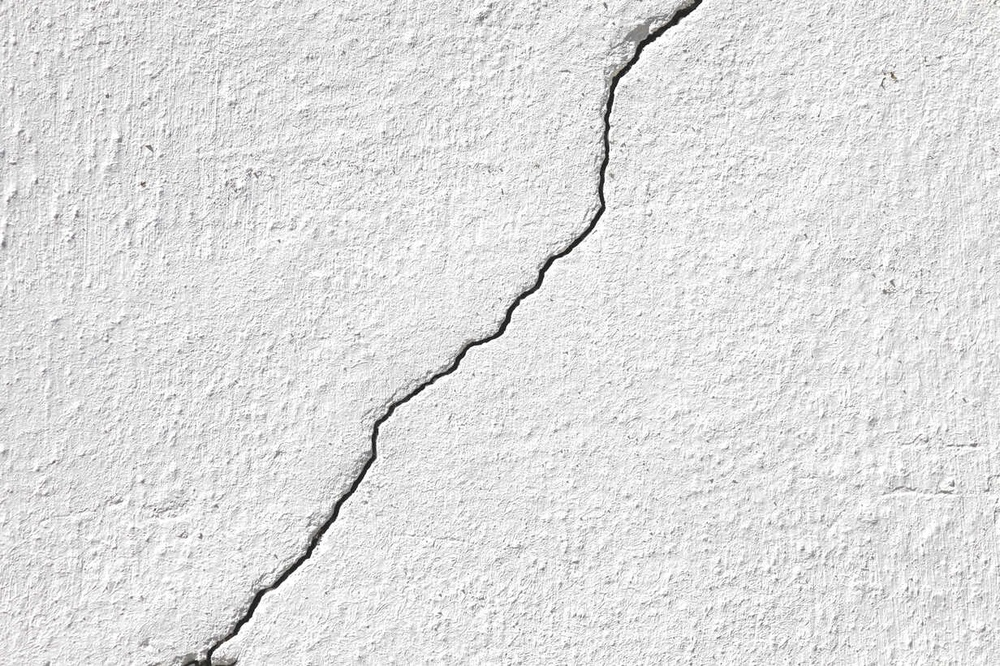
#> input picture XLA-cuoiky-2022/cau02/final2.jpg, 1000 x 666 px, shrunk from 1232 x 821 before the run, found by its file name
$ python sobel.py
#> lines starting #> are read from the running program, lines starting #| are printed output that depends on the picture
import cv2
import matplotlib.pyplot as plt
import numpy as np

def ky_thuat_sobel(img):
    '''Phat hien duong bang ky thuat Sobel
    Args:     img : anh goc
    Returns:  img_res: anh ket qua sau khi phat hien duong bang ky thuat Sobel
    '''

    sobel_x = np.array(
        [[1.0, 0.0, -1.0],
         [2.0, 0.0, -2.0],
         [1.0, 0.0, -1.0]])
    sobel_y = np.array(
        [[1.0, 2.0, 1.0],
         [0.0, 0.0, 0.0],
         [-1.0, -2.0, -1.0]])

    # trich xuat thong tin kich thuoc anh
    m, n = img.shape
#> m = 666; n = 1000

    # tao mot anh moi de luu ket qua co kich thuoc bang anh goc
    img_res = np.zeros([m, n])

    for i in range(m - 2):
        for j in range(n - 2):
            gx = np.sum(np.multiply(sobel_x, img[i:i + 3, j:j + 3]))
            gy = np.sum(np.multiply(sobel_y, img[i:i + 3, j:j + 3]))
            img_res[i + 1, j + 1] = np.sqrt(gx ** 2 + gy ** 2)
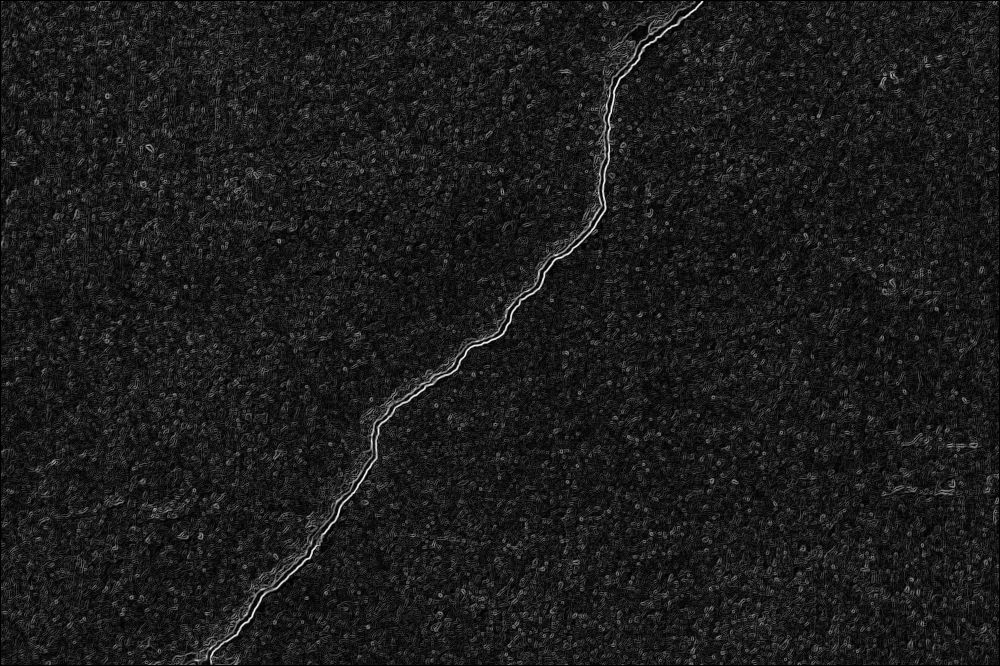
#> img_res: shape (666, 1000) float64; min 0, max 937.3, mean 104.1; drawn with min black and max white

    return img_res


# doc anh goc
image = cv2.imread('/home/ngtuetam/workspace/XLA-cuoiky-2022/final2.jpg', cv2.IMREAD_GRAYSCALE)

# phat hien canh bang ky thuat sobel
img_res = ky_thuat_sobel(image)
plt.imsave('anh_sobel.jpg', img_res, cmap=plt.get_cmap('gray'))
